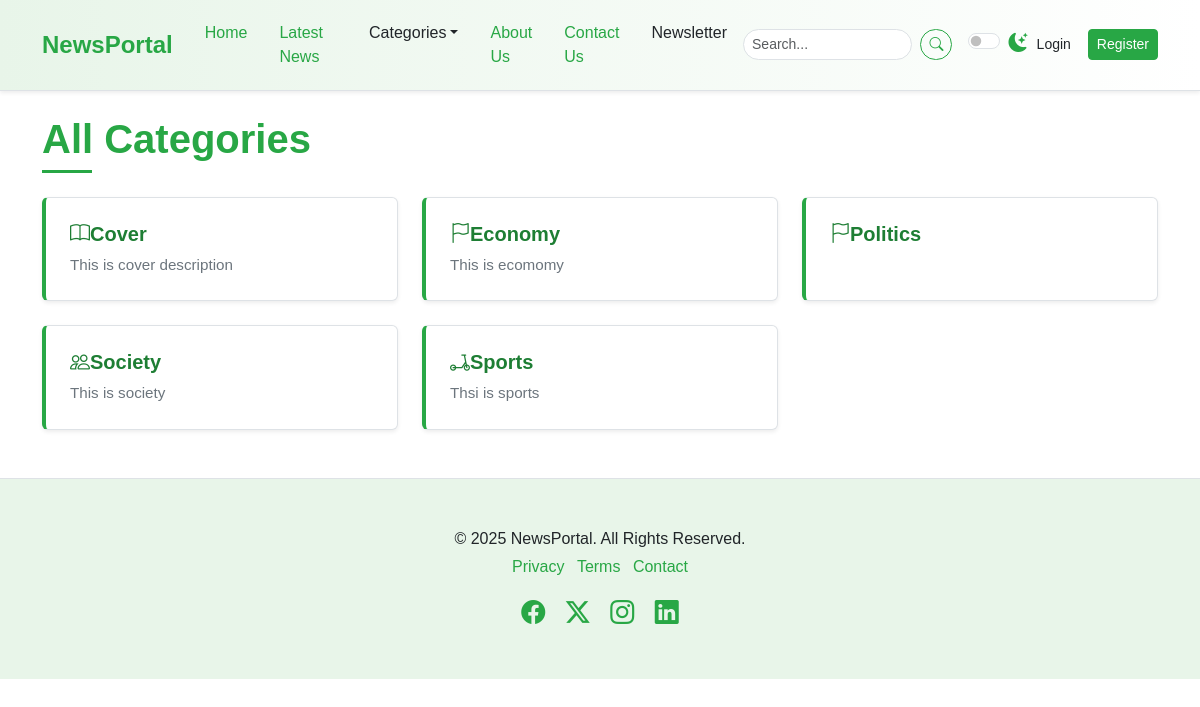
/categories/, run on an earlier commit of the app's database.
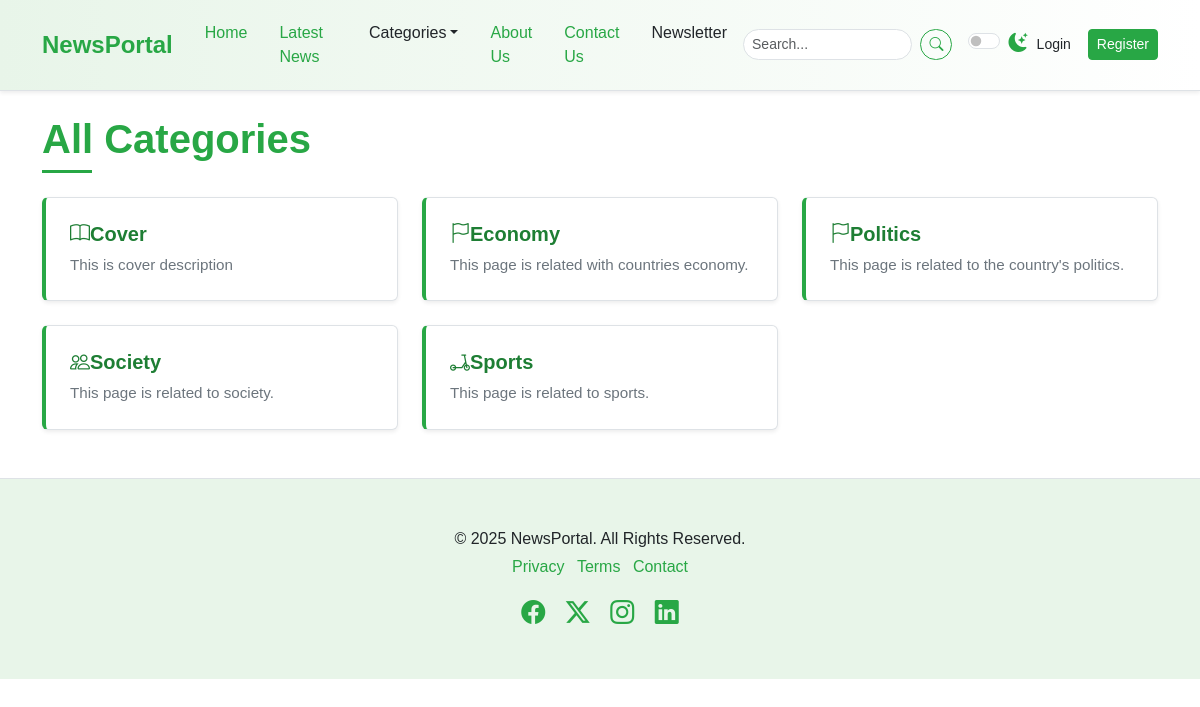
And on a later commit of the database.
### newspaper/models.py (models this page shows, shortened)
class TimeStampModel(models.Model):
    created_at = models.DateTimeField(auto_now_add=True)
    updated_at = models.DateTimeField(auto_now=True)
    class Meta:
        abstract  = True # Don't create table in DB

class Category(TimeStampModel):
    name = models.CharField(max_length=100)
    icon = models.CharField(max_length=100, null=True, blank=True)
    description =models.TextField(null=True, blank=True)
    class Meta:
        ordering = ["name"] # Category.objects.all()
        verbose_name = "category"
        verbose_name_plural = "Categories"

### newspaper/views.py (the view)
# urls.py: path("categories/", views.CategoryListView.as_view(), name="categories"),
class CategoryListView(ListView):
    model = Category
    template_name = "newsportal/categories.html"
    context_object_name = "categories"

### newspaper/nav.py (called while the page is built)
def navigation(request):
    categories = Category.objects.all()[:5]
    return {"categories": categories}

### templates/newsportal/categories.html
{% extends "newsportal/base.html" %}
{% block content %}
<div class="container mt-4 mb-5">
    <h1 class="mb-4 section-title"><span>All Categories</span></h1>
    <div class="row row-cols-1 row-cols-md-2 row-cols-lg-3 g-4">
        {% for category in categories %}
        <div class="col">
            <div class="card h-100 shadow-sm list-item-card">
                <div class="card-body">
                    <h5 class="card-title"><a href="{% url 'post-by-category' category.id %}"><i class="{{ category.icon }}"></i>{{ category.name|title }}</a></h5>
                    <p class="card-text">{{ category.description }}</p>
                </div>
            </div>
        </div>
        {% endfor %}
    </div>
</div>
{% endblock content %}

### templates/newsportal/base.html (shortened to what this page needs)
{% load static %}
<!DOCTYPE html>
<html lang="en" data-bs-theme="light">
<head>
  <link href="{% static 'css/bootstrap.min.css' %}" rel="stylesheet"
 />
  <link rel="stylesheet" href="https://cdn.jsdelivr.net/npm/bootstrap-icons@1.11.3/font/bootstrap-icons.min.css" />
  <link rel="stylesheet" href="{% static 'css/style.css' %}" />
</head>
<body>
  {% include "newsportal/nav.html" %}
  {% block content %}
  {% endblock content %}
  {% include "newsportal/footer.html" %}
</body>
</html>

### templates/newsportal/nav.html (shortened to what this page needs)
<nav class="navbar navbar-expand-lg sticky-top elegant-navbar">
  <div class="container">
    <a class="navbar-brand fw-bold" href="/">NewsPortal</a>
    <div class="collapse navbar-collapse" id="navbarNavDropdown">
      <ul class="navbar-nav me-auto mb-2 mb-lg-0">
        <li class="nav-item">
          <a class="nav-link active" aria-current="page" href="/">Home</a>
        </li>
        <li class="nav-item">
          <a class="nav-link" href="{% url 'post-list' %}">Latest News</a>
        </li>
        <li class="nav-item dropdown">
          <a class="nav-link dropdown-toggle" href="#" role="button" data-bs-toggle="dropdown"
            aria-expanded="false">Categories</a>
        </li>
        <li class="nav-item">
          <a class="nav-link" href="{% url 'about' %}">About Us</a>
        </li>
        <li class="nav-item">
          <a class="nav-link" href="{% url 'contact' %}">Contact Us</a>
        </li>
        <li class="nav-item">
          <a class="nav-link" href="#newsletter-section">Newsletter</a>
        </li>
      </ul>
      <form class="d-flex me-3" role="search">
        <input class="form-control form-control-sm me-2" type="search" placeholder="Search..." aria-label="Search" />
        <button class="btn btn-outline-success btn-sm" type="submit">
          <i class="bi bi-search"></i>
        </button>
      </form>
      <div class="form-check form-switch">
        <input class="form-check-input" type="checkbox" role="switch" id="darkModeSwitch" />
        <label class="form-check-label" for="darkModeSwitch">
          <i class="bi bi-moon-stars-fill"></i>
        </label>
      </div>
      <div class="navbar-nav ms-auto d-flex align-items-center">
        {% if user.is_authenticated %}
        <span class="navbar-text me-3">Welcome, {{ user.username }}</span>
        <form method="post" action="{% url 'accounts:logout' %}" class="d-inline">
          {% csrf_token %}
          <button type="submit" class="btn btn-outline-secondary btn-sm">Logout</button>
        </form>
        {% else %}
        <a href="{% url 'accounts:login' %}" class="btn -btn-outline-success btn-sm me-2">Login</a>
        <a href="#" class="btn btn-success btn-sm">Register</a>
        {% endif %}
      </div>
    </div>
  </div>
</nav>

### templates/newsportal/footer.html
    <footer class="py-5 mt-5 elegant-footer">
      <div class="container text-center">
        <p class="mb-1">&copy; 2025 NewsPortal. All Rights Reserved.</p>
        <ul class="list-inline">
          <li class="list-inline-item">
            <a href="#">Privacy</a>
          </li>
          <li class="list-inline-item">
            <a href="#">Terms</a>
          </li>
          <li class="list-inline-item">
            <a href="#">Contact</a>
          </li>
        </ul>
        <div class="social-icons mt-3">
          <a href="#" class="text-decoration-none me-3"><i class="bi bi-facebook fs-4"></i></a>
          <a href="#" class="text-decoration-none me-3"><i class="bi bi-twitter-x fs-4"></i></a>
          <a href="#" class="text-decoration-none me-3"><i class="bi bi-instagram fs-4"></i></a>
          <a href="#" class="text-decoration-none"><i class="bi bi-linkedin fs-4"></i></a>
        </div>
      </div>
    </footer>

### static/css/style.css (style rules this page uses)
:root { --primary-green: #28a745; --light-green: #e8f5e9; --dark-green: #1e7e34; --accent-green: #5cb85c; --text-color-light: #212529; --text-color-dark: #f8f9fa; --bg-light: #ffffff; --bg-dark: #212529; --card-bg-light: #ffffff; --card-bg-dark: #343a40; --border-color-light: #dee2e6; --border-color-dark: #495057; --shadow-sm: 0 0.125rem 0.25rem rgba(0, 0, 0, 0.075); --shadow: 0 0.5rem 1rem rgba(0, 0, 0, 0.15); --transition-speed: 0.3s ease; }
body { font-family: "Poppins", sans-serif; background-color: var(--bg-light); color: var(--text-color-light); transition: background-color var(--transition-speed), color var(--transition-speed); }
.elegant-navbar { background: linear-gradient( to right, var(--light-green), #ffffff ); border-bottom: 1px solid var(--border-color-light); box-shadow: var(--shadow-sm); padding-top: 0.8rem; padding-bottom: 0.8rem; }
.elegant-navbar .navbar-brand { color: var(--primary-green); font-size: 1.5rem; transition: color var(--transition-speed); }
.elegant-navbar .nav-link { color: var(--text-color-light); font-weight: 500; transition: color var(--transition-speed); margin: 0 0.5rem; }
.elegant-navbar .nav-link:hover, .elegant-navbar .nav-link.active { color: var(--primary-green); }
.elegant-navbar .form-control { border-radius: 20px; border-color: var(--border-color-light); background-color: var(--bg-light); color: var(--text-color-light); }
.elegant-navbar .btn-outline-success { border-color: var(--primary-green); color: var(--primary-green); border-radius: 20px; transition: background-color var(--transition-speed), color var(--transition-speed); }
.elegant-navbar .form-check-label i { color: var(--primary-green); font-size: 1.2rem; }
.section-title { position: relative; padding-bottom: 10px; margin-bottom: 20px; font-weight: 600; color: var(--primary-green); }
.section-title span { position: relative; z-index: 1; background-color: var(--bg-light); padding-right: 10px; }
.section-title::after { content: ""; position: absolute; left: 0; bottom: 0; width: 50px; height: 3px; background-color: var(--primary-green); }
.card { border: 1px solid var(--border-color-light); transition: box-shadow var(--transition-speed), transform var(--transition-speed); background-color: var(--card-bg-light); color: var(--text-color-light); }
.card-title { color: var(--dark-green); font-weight: 600; }
.elegant-footer { background-color: var(--light-green); border-top: 1px solid var(--border-color-light); color: var(--text-color-light); }
.elegant-footer a { color: var(--primary-green); text-decoration: none; transition: color var(--transition-speed); }
.elegant-footer .social-icons a { color: var(--primary-green); transition: color var(--transition-speed), transform var(--transition-speed); }
.btn-success { background-color: var(--primary-green); border-color: var(--primary-green); transition: background-color var(--transition-speed), border-color var(--transition-speed), box-shadow var(--transition-speed); }
.btn-outline-success { color: var(--primary-green); border-color: var(--primary-green); transition: background-color var(--transition-speed), color var(--transition-speed); }
.list-item-card { transition: transform 0.2s ease-in-out, box-shadow 0.2s ease-in-out; border-left: 4px solid var(--primary-green); }
.list-item-card .card-body { padding: 1.5rem; }
.list-item-card .card-title a { text-decoration: none; color: var(--dark-green); font-weight: 600; }
.list-item-card .card-text { font-size: 0.95rem; color: #6c757d; }

What changed in the data, as far as the page shows it:
changed Category "Economy": description "This is ecomomy" → "This page is related with countries economy."
changed Category "Politics": description (not shown) → "This page is related to the country's politics."
changed Category "Society": description "This is society" → "This page is related to society."
changed Category "Sports": description "Thsi is sports" → "This page is related to sports."
